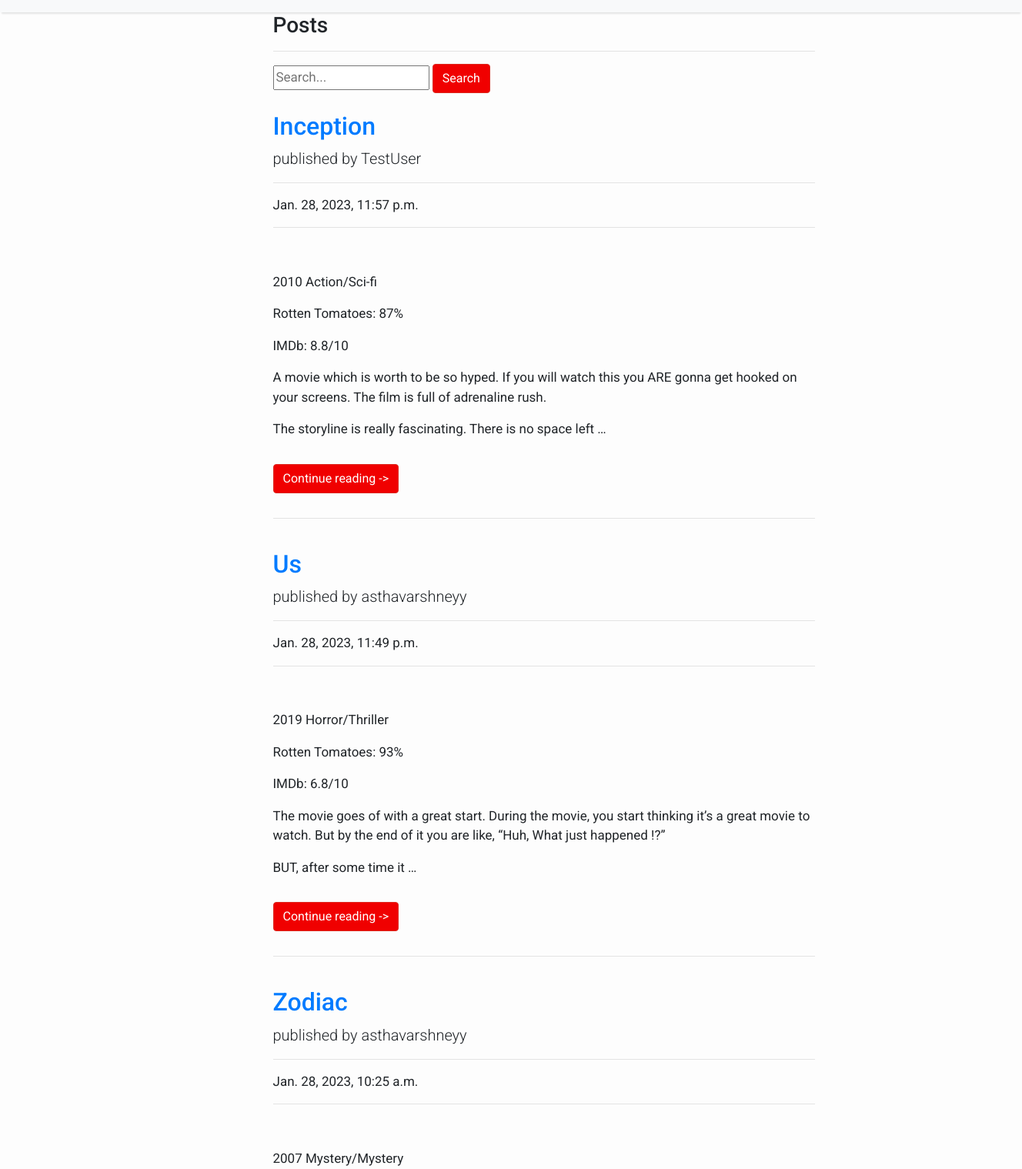
/blogs/ (upper part), run on an earlier commit of the app's database.
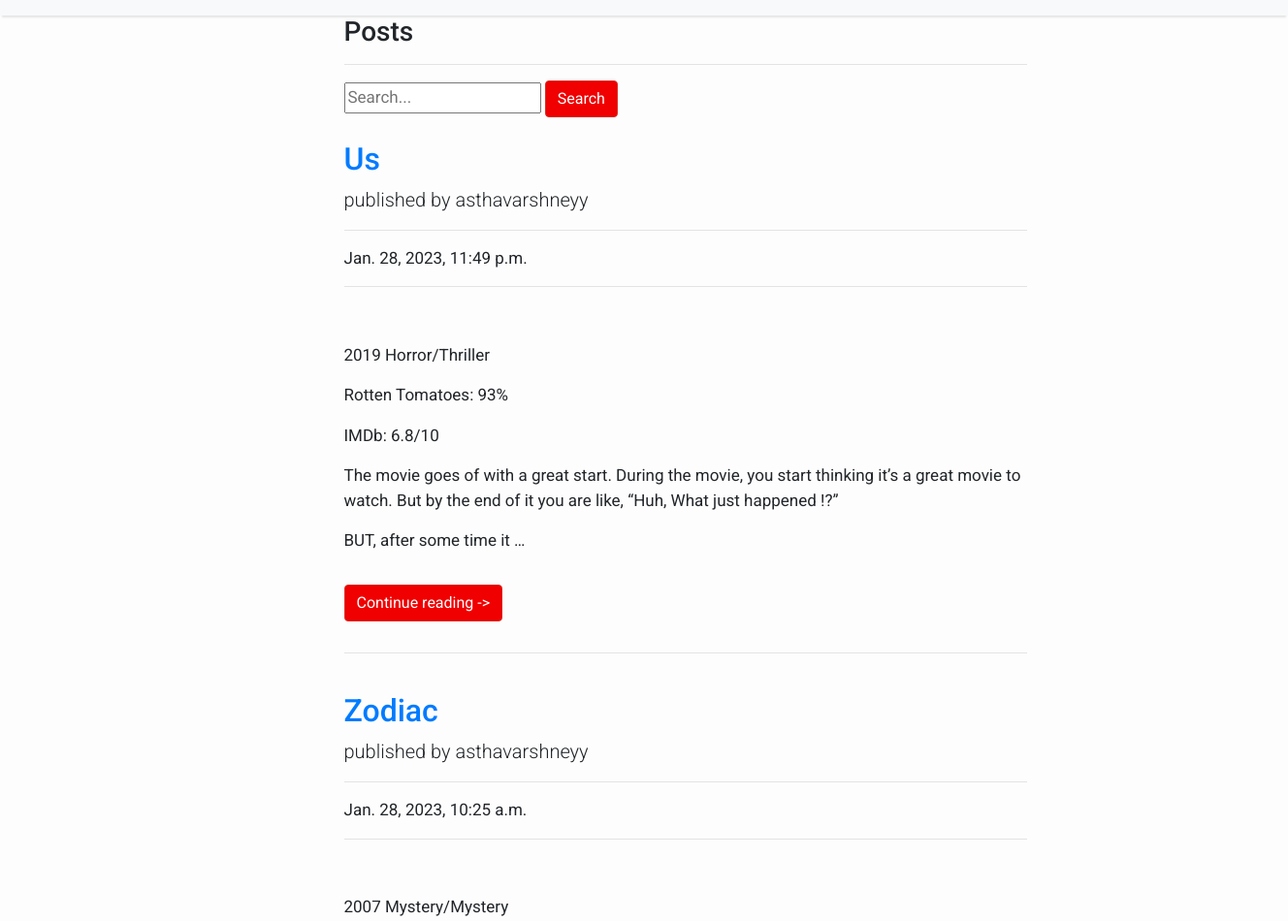
And on a later commit of the database.
### blog/models.py (models this page shows, shortened)
class Post(models.Model):
    title = models.CharField(max_length=200, unique=True)
    slug = models.SlugField(max_length=100, unique=True)
    author = models.ForeignKey(User, on_delete= models.CASCADE,related_name='blog_posts')
    updated_on = models.DateTimeField(auto_now= True)
    content = RichTextField()
    created_on = models.DateTimeField(auto_now_add=True)
    status = models.IntegerField(choices=STATUS, default=0)
    class Meta:
        ordering = ['-created_on']

### blog/views.py (the view)
# urls.py: path('',views.posts,name = "posts"),
def posts(request):
    keyword = request.GET.get("keyword")
    if keyword:
        posts = Post.objects.filter(title__icontains=keyword, status=1)
        return render(request,"posts.html",{"posts":posts})
    posts = Post.objects.filter(status=1)
    return render(request,"posts.html",{"posts":posts})

### templates/posts.html (shortened to what this page needs)
{% extends "base.html" %}
{% block content %}
<div class ="row">
        <div class="col-md-10 offset-md-3">
            <div class="col-lg-8">
                <h3>Posts</h3>
                <hr>
                </div>
        </div>
</div>
<div class ="row">
    <div class="col-md-10 offset-md-3">
        <div class="col-lg-8">
            <form>
                <input type="text" name = "keyword" class="input-sm" maxlength="64" placeholder="Search...">
              <button type="submit" class="btn btn-danger">Search</button>
            </form>
      </div>
    </div>
</div>
{% if posts %}
{% for post in posts %}
<div class="row">
    <div class="col-md-10 offset-md-3">
    <div class="col-lg-8">
      <a href="{% url 'post:post_detail' post.slug %}"><h2 class="mt-4">{{post.title}}</h2></a>
      <p class="lead">
       published by  {{post.author}}
      </p>
      <hr>
      <p>{{post.created_on}}</p>
      <hr>
      <p class="lead">
          {{post.content|safe|truncatewords:50}}
      </p>
      <a href="{% url 'post:post_detail' post.slug %}" class ="btn btn-danger my-3">Continue reading -></a>
      <hr>
        </div>
      </div>
      </div>
{% endfor %}
{% endif %}
{% endblock content %}

What changed in the data, as far as the page shows it:
removed Post: title "Inception", author "TestUser", created_on "Jan. 28, 2023, 11:57 p.m.", content "2010 Action/Sci-fi Rotten Tomatoes: 87% IMDb: 8.8/10 A movie which is worth to be so hyped. If you will watch this you ARE gonna get hooked on your screens. The film is full of adrenaline rush. The storyline is really fascinating. There is no space left …"
